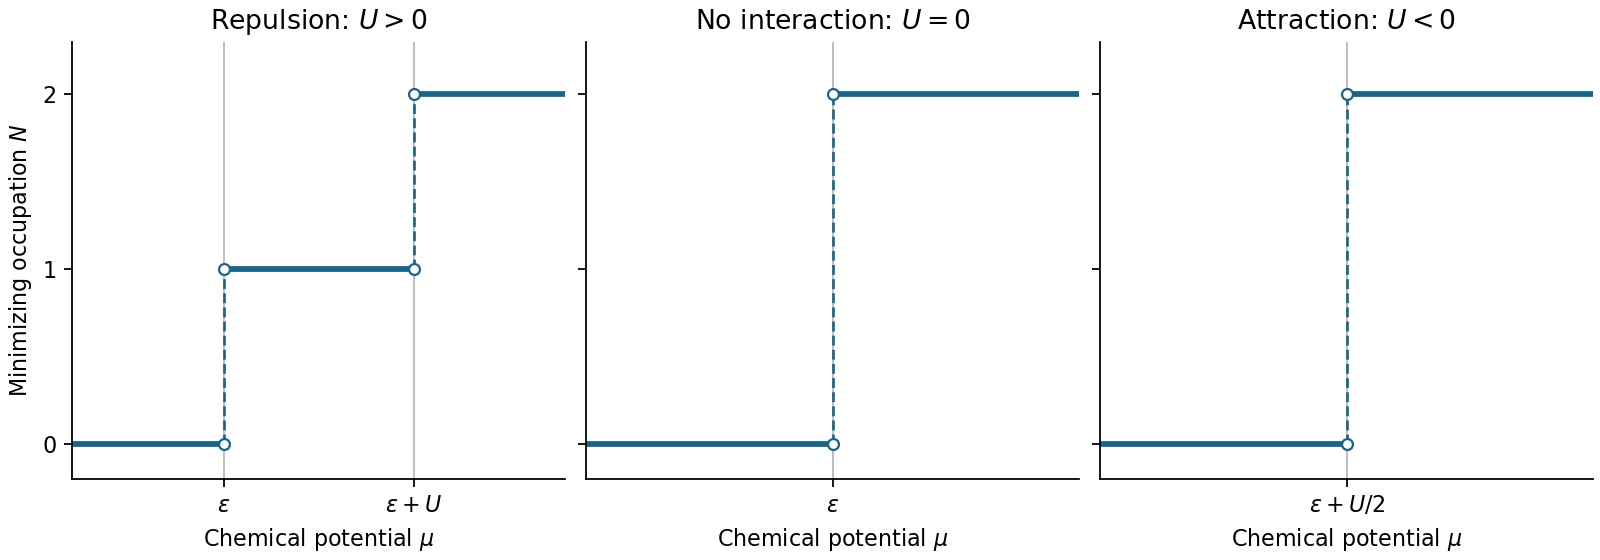

Write Python code to recreate this figure.
"""Original occupation plots. Python 3.14; NumPy/Matplotlib from pyproject.toml.

Run from the mirrored _media directory; writes the PNG basename to cwd.
"""
from pathlib import Path
import matplotlib
matplotlib.use('Agg')
import matplotlib.pyplot as plt

fig, axes = plt.subplots(1, 3, figsize=(10, 3.5), sharey=True, facecolor='white', layout='constrained')
settings = [
    ('Repulsion: $U>0$', [0, 1], ['$\\epsilon$', '$\\epsilon+U$']),
    ('No interaction: $U=0$', [0.5], ['$\\epsilon$']),
    ('Attraction: $U<0$', [0.5], ['$\\epsilon+U/2$']),
]
for ax, (title, thresholds, labels) in zip(axes, settings):
    edges = [-0.8, *thresholds, 1.8]
    heights = [0, 1, 2] if len(thresholds) == 2 else [0, 2]
    for left, right, value in zip(edges[:-1], edges[1:], heights):
        ax.plot([left, right], [value, value], color='#17658a', lw=2.6)
    for index, x in enumerate(thresholds):
        ax.axvline(x, color='0.72', lw=0.8, zorder=0)
        ax.plot([x, x], heights[index:index + 2], color='#17658a', lw=1.2, ls='--')
        ax.scatter([x, x], heights[index:index + 2], facecolors='white', edgecolors='#17658a', zorder=4, s=24)
    ax.set(title=title, xticks=thresholds, xticklabels=labels, xlim=(-0.8, 1.8), ylim=(-0.2, 2.3), yticks=[0, 1, 2])
    ax.set_xlabel('Chemical potential $\\mu$')
    ax.spines[['top', 'right']].set_visible(False)
    ax.set_facecolor('white')
axes[0].set_ylabel('Minimizing occupation $N$')
fig.savefig(Path(__file__).with_suffix('.png').name, dpi=160, facecolor='white')
plt.close(fig)
